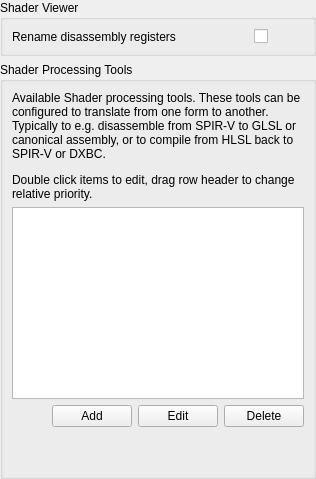
     <widget class="QWidget" name="shaderTab">
      <attribute name="title">
       <string>Shader Viewer</string>
      </attribute>
      <layout class="QVBoxLayout" name="verticalLayout">
       <property name="leftMargin">
        <number>0</number>
       </property>
       <property name="topMargin">
        <number>0</number>
       </property>
       <property name="rightMargin">
        <number>0</number>
       </property>
       <property name="bottomMargin">
        <number>0</number>
       </property>
       <item>
        <widget class="QGroupBox" name="groupBox_4">
         <property name="sizePolicy">
          <sizepolicy hsizetype="Preferred" vsizetype="Preferred">
           <horstretch>0</horstretch>
           <verstretch>0</verstretch>
          </sizepolicy>
         </property>
         <property name="title">
          <string>Shader Viewer</string>
         </property>
         <layout class="QGridLayout" name="gridLayout_6">
          <item row="0" column="0">
           <widget class="QLabel" name="label_14">
            <property name="sizePolicy">
             <sizepolicy hsizetype="Expanding" vsizetype="Preferred">
              <horstretch>0</horstretch>
              <verstretch>0</verstretch>
             </sizepolicy>
            </property>
            <property name="toolTip">
             <string>In disassembly view, rename constant registers to their names from shader reflection data</string>
            </property>
            <property name="text">
             <string>Rename disassembly registers</string>
            </property>
           </widget>
          </item>
          <item row="0" column="1">
           <widget class="QCheckBox" name="ShaderViewer_FriendlyNaming">
            <property name="minimumSize">
             <size>
              <width>50</width>
              <height>0</height>
             </size>
            </property>
            <property name="toolTip">
             <string>In disassembly view, rename constant registers to their names from shader reflection data</string>
            </property>
            <property name="text">
             <string/>
            </property>
           </widget>
          </item>
         </layout>
        </widget>
       </item>
       <item>
        <widget class="QGroupBox" name="groupBox_5">
         <property name="sizePolicy">
          <sizepolicy hsizetype="Preferred" vsizetype="MinimumExpanding">
           <horstretch>0</horstretch>
           <verstretch>0</verstretch>
          </sizepolicy>
         </property>
         <property name="title">
          <string>Shader Processing Tools</string>
         </property>
         <layout class="QGridLayout" name="gridLayout_4">
          <item row="0" column="0" colspan="2">
           <widget class="QLabel" name="label_16">
            <property name="text">
             <string>&lt;html&gt;&lt;head/&gt;&lt;body&gt;&lt;p&gt;Available Shader processing tools. These tools can be configured to translate from one form to another. Typically to e.g. disassemble from SPIR-V to GLSL or canonical assembly, or to compile from HLSL back to SPIR-V or DXBC.&lt;/p&gt;&lt;p&gt;Double click items to edit, drag row header to change relative priority.&lt;/p&gt;&lt;/body&gt;&lt;/html&gt;</string>
            </property>
            <property name="wordWrap">
             <bool>true</bool>
            </property>
           </widget>
          </item>
          <item row="1" column="0" colspan="2">
           <widget class="RDTableWidget" name="shaderTools">
            <property name="editTriggers">
             <set>QAbstractItemView::NoEditTriggers</set>
            </property>
            <property name="alternatingRowColors">
             <bool>true</bool>
            </property>
            <property name="selectionMode">
             <enum>QAbstractItemView::SingleSelection</enum>
            </property>
            <property name="selectionBehavior">
             <enum>QAbstractItemView::SelectRows</enum>
            </property>
            <property name="textElideMode">
             <enum>Qt::ElideMiddle</enum>
            </property>
            <property name="cornerButtonEnabled">
             <bool>false</bool>
            </property>
            <attribute name="horizontalHeaderHighlightSections">
             <bool>false</bool>
            </attribute>
            <attribute name="verticalHeaderHighlightSections">
             <bool>false</bool>
            </attribute>
           </widget>
          </item>
          <item row="2" column="0" colspan="2">
           <layout class="QHBoxLayout" name="horizontalLayout_6">
            <item>
             <spacer name="horizontalSpacer">
              <property name="orientation">
               <enum>Qt::Horizontal</enum>
              </property>
              <property name="sizeHint" stdset="0">
               <size>
                <width>40</width>
                <height>20</height>
               </size>
              </property>
             </spacer>
            </item>
            <item>
             <widget class="QPushButton" name="addShaderTool">
              <property name="text">
               <string>Add</string>
              </property>
             </widget>
            </item>
            <item>
             <widget class="QPushButton" name="editShaderTool">
              <property name="text">
               <string>Edit</string>
              </property>
             </widget>
            </item>
            <item>
             <widget class="QPushButton" name="deleteShaderTool">
              <property name="text">
               <string>Delete</string>
              </property>
             </widget>
            </item>
           </layout>
          </item>
          <item row="3" column="0" colspan="2">
           <spacer name="verticalSpacer_4">
            <property name="orientation">
             <enum>Qt::Vertical</enum>
            </property>
            <property name="sizeHint" stdset="0">
             <size>
              <width>20</width>
              <height>40</height>
             </size>
            </property>
           </spacer>
          </item>
         </layout>
        </widget>
       </item>
      </layout>
     </widget>
